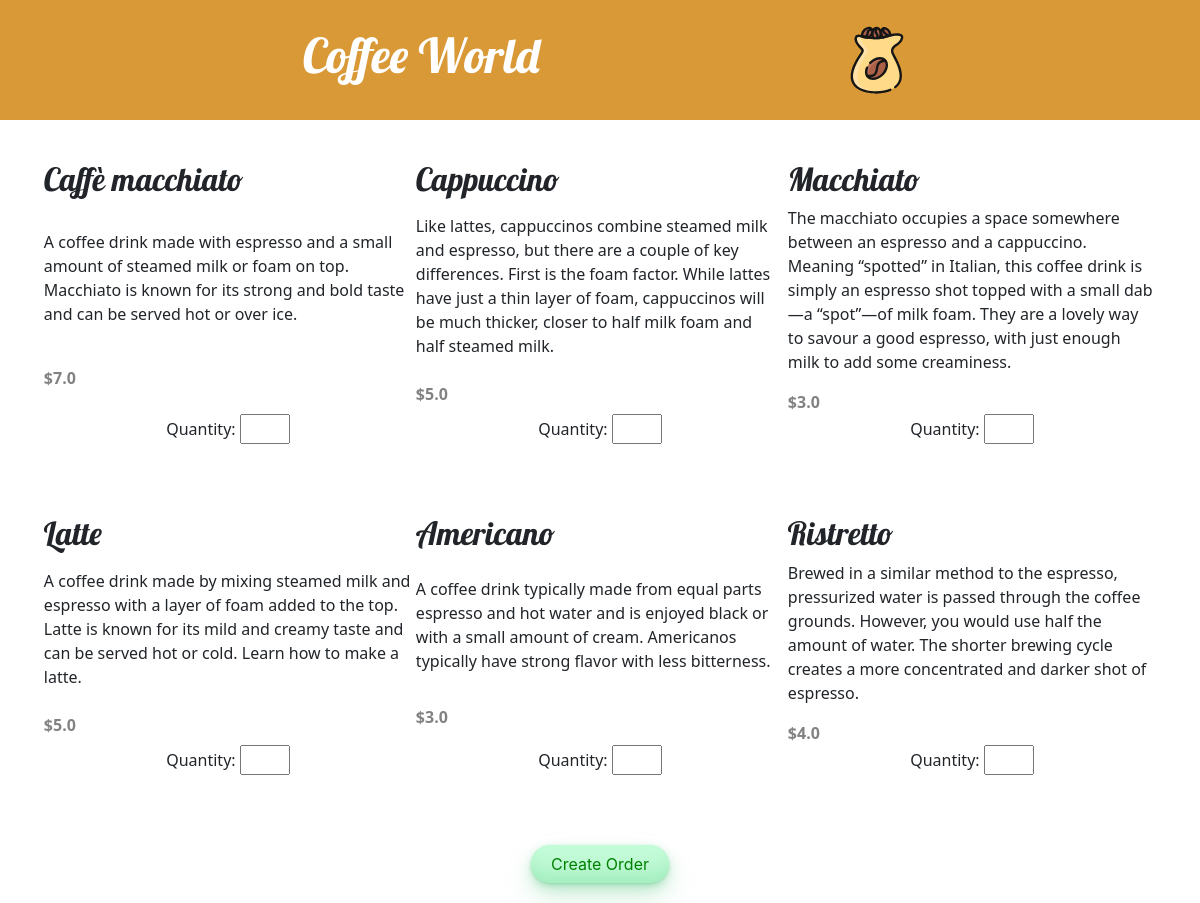
The page / on the database its author committed.
### coffeeWorldApp/models.py (models this page shows, shortened)
class Drink(models.Model):
    author = models.ForeignKey(settings.AUTH_USER_MODEL, on_delete=models.CASCADE)
    name = models.CharField(max_length=100)
    price = models.FloatField()
    ingredients = models.TextField()
    creationDate = models.DateTimeField(blank=True, null=True)

### coffeeWorldApp/views.py (the view)
# urls.py: path('', views.drink_list, name='drink_list'),
def drink_list(request):
    drinks = Drink.objects.filter(creationDate__lte=timezone.now()).order_by('creationDate')
    return render(request, 'coffeeWorld/drinks_list.html',{'drinks':drinks})

### coffeeWorldApp/templates/coffeeWorld/drinks_list.html
{% extends 'coffeeWorld/base.html' %}
{%block content %}
    <div class="drinks_container">
        {% for drink in drinks %}
            <div class="drink">
                <h2>{{drink.name}}</h2>
                <p>{{ drink.ingredients|linebreaksbr }}</p>
                <b class="price">
                ${{ drink.price }}
                </b>
                <div class="quantity_input_container">
                    <form action="">
                        <label for="quantity">Quantity:</label>
                        <input class="quantity_input" type="number" id="quantity" name="quantity" min="0">
                    </form>
                </div>
            </div>
        {% endfor %}
    </div>
    <div class="create_order_btn_container">
        <button class="order_btn" type="submit">Create Order</button>
    </div>
{%endblock%}

### coffeeWorldApp/templates/coffeeWorld/base.html (shortened to what this page needs)
{% load static %}
<!DOCTYPE html>
<html>
    <head>
        <link rel="stylesheet" href="https://cdn.jsdelivr.net/npm/bootstrap@5.1.3/dist/css/bootstrap.min.css">
        <link rel="stylesheet" href="{% static 'css/styles.css' %}">
    </head>
    <body>
        <header class="page-header">
            <div class="container_header">
                <h1><a href="/">Coffee World</a></h1>
                <div class="coffee_bag_container">
                    <a class="coffee_bag" href="{% url 'bean_list' %}">
                    </a>
                </div>
            </div>
        </header>
        <main class="container">
            <div class="row">
                <div class="col">
                {% block content %}
                {% endblock %}
                </div>
            </div>
        </main>
    </body>
</html>

### coffeeWorldApp/static/css/styles.css (style rules this page uses)
.page-header { background-color: #D99937; margin-top: 0; margin-bottom: 40px; padding: 20px 20px 20px 40px; display: flex; justify-content: center; }
.page-header h1, .page-header h1 a, .page-header h1 a:visited, .page-header h1 a:active { color: #ffffff; font-size: 36pt; text-decoration: none; }
.container_header { display: flex; flex-direction: row; justify-content: space-around; align-items: center; width: 80%; }
.coffee_bag_container { width: 80px; }
.coffee_bag { height: 10px; }
.col { width: 80%; justify-content: center; }
h1, h2, h3, h4 { font-family: 'Lobster', cursive; cursor: default; }
.price { color: #828282; }
.drinks_container { display: flex; flex-direction: row; flex-wrap: wrap; justify-content: space-around; }
.drink { display: flex; flex-direction: column; justify-content: space-between; width: 33%; margin-bottom: 70px; }
.quantity_input_container { display: flex; justify-content: space-around; }
.quantity_input { width: 50px; }
.create_order_btn_container { display: flex; justify-content: center; align-items: center; margin-bottom: 20px; }
.order_btn { background-color: #c2fbd7; border-radius: 100px; box-shadow: rgba(44, 187, 99, .2) 0 -25px 18px -14px inset,rgba(44, 187, 99, .15) 0 1px 2px,rgba(44, 187, 99, .15) 0 2px 4px,rgba(44, 187, 99, .15) 0 4px 8px,rgba(44, 187, 99, .15) 0 8px 16px,rgba(44, 187, 99, .15) 0 16px 32px; color: green; cursor: pointer; display: inline-block; font-family: CerebriSans-Regular,-apple-system,system-ui,Roboto,sans-serif; padding: 7px 20px; text-align: center; text-decoration: none; transition: all 250ms; border: 0; font-size: 16px; user-select: none; -webkit-user-select: none; touch-action: manipulation; }

### rows shown on the page
Drink: name "Caffè macchiato", ingredients "A coffee drink made with espresso and a small amount of steamed milk or foam on top. Macchiato is known for its strong and bold taste and can be served hot or over ice.", price "7.0"
Drink: name "Cappuccino", ingredients "Like lattes, cappuccinos combine steamed milk and espresso, but there are a couple of key differences. First is the foam factor. While lattes have just a thin layer of foam, cappuccinos will be much thicker, closer to half milk foam and half steamed milk.", price "5.0"
Drink: name "Macchiato", ingredients "The macchiato occupies a space somewhere between an espresso and a cappuccino. Meaning “spotted” in Italian, this coffee drink is simply an espresso shot topped with a small dab—a “spot”—of milk foam. They are a lovely way to savour a good espresso, with just enough milk to add some creaminess.", price "3.0"
Drink: name "Latte", ingredients "A coffee drink made by mixing steamed milk and espresso with a layer of foam added to the top. Latte is known for its mild and creamy taste and can be served hot or cold. Learn how to make a latte.", price "5.0"
Drink: name "Americano", ingredients "A coffee drink typically made from equal parts espresso and hot water and is enjoyed black or with a small amount of cream. Americanos typically have strong flavor with less bitterness.", price "3.0"
Drink: name "Ristretto", ingredients "Brewed in a similar method to the espresso, pressurized water is passed through the coffee grounds. However, you would use half the amount of water. The shorter brewing cycle creates a more concentrated and darker shot of espresso.", price "4.0"
